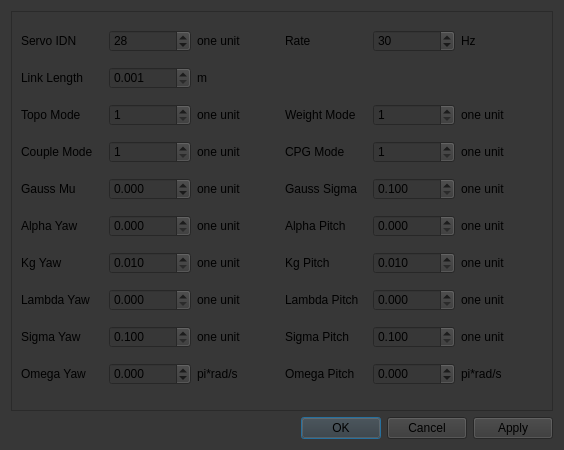
<?xml version="1.0" encoding="UTF-8"?>
<ui version="4.0">
 <class>DialogParamControl</class>
 <widget class="QDialog" name="DialogParamControl">
  <property name="geometry">
   <rect>
    <x>0</x>
    <y>0</y>
    <width>564</width>
    <height>450</height>
   </rect>
  </property>
  <property name="font">
   <font>
    <pointsize>12</pointsize>
   </font>
  </property>
  <property name="windowTitle">
   <string>Parameter Control  </string>
  </property>
  <property name="styleSheet">
   <string notr="true">background-color: rgb(55, 55, 55);</string>
  </property>
  <layout class="QVBoxLayout" name="verticalLayout">
   <item>
    <widget class="QFrame" name="frame">
     <property name="frameShape">
      <enum>QFrame::StyledPanel</enum>
     </property>
     <property name="frameShadow">
      <enum>QFrame::Raised</enum>
     </property>
     <layout class="QGridLayout" name="gridLayout_3">
      <item row="2" column="4">
       <widget class="QSpinBox" name="spinBox_weight_mode">
        <property name="minimum">
         <number>1</number>
        </property>
        <property name="maximum">
         <number>2</number>
        </property>
       </widget>
      </item>
      <item row="5" column="2">
       <widget class="QLabel" name="label_alpha_yaw_unit">
        <property name="text">
         <string>one unit</string>
        </property>
       </widget>
      </item>
      <item row="6" column="4">
       <widget class="QDoubleSpinBox" name="doubleSpinBox_kg_pitch">
        <property name="decimals">
         <number>3</number>
        </property>
        <property name="minimum">
         <double>0.010000000000000</double>
        </property>
        <property name="maximum">
         <double>10.000000000000000</double>
        </property>
       </widget>
      </item>
      <item row="4" column="5">
       <widget class="QLabel" name="label_gauss_sigma_unit">
        <property name="text">
         <string>one unit</string>
        </property>
       </widget>
      </item>
      <item row="5" column="0">
       <widget class="QLabel" name="label_alpha_yaw">
        <property name="text">
         <string>Alpha Yaw</string>
        </property>
       </widget>
      </item>
      <item row="7" column="0">
       <widget class="QLabel" name="label_lambda_yaw">
        <property name="text">
         <string>Lambda Yaw</string>
        </property>
       </widget>
      </item>
      <item row="2" column="3">
       <widget class="QLabel" name="label_weight_mode">
        <property name="text">
         <string>Weight Mode</string>
        </property>
       </widget>
      </item>
      <item row="9" column="0">
       <widget class="QLabel" name="label_omega_yaw">
        <property name="text">
         <string>Omega Yaw</string>
        </property>
       </widget>
      </item>
      <item row="5" column="1">
       <widget class="QDoubleSpinBox" name="doubleSpinBox_alpha_yaw">
        <property name="decimals">
         <number>3</number>
        </property>
        <property name="maximum">
         <double>10.000000000000000</double>
        </property>
       </widget>
      </item>
      <item row="9" column="5">
       <widget class="QLabel" name="label_omega_pitch_unit">
        <property name="text">
         <string>pi*rad/s</string>
        </property>
       </widget>
      </item>
      <item row="0" column="2">
       <widget class="QLabel" name="label_servo_idn_unit">
        <property name="text">
         <string>one unit</string>
        </property>
       </widget>
      </item>
      <item row="7" column="5">
       <widget class="QLabel" name="label_lambda_pitch_unit">
        <property name="text">
         <string>one unit</string>
        </property>
       </widget>
      </item>
      <item row="8" column="1">
       <widget class="QDoubleSpinBox" name="doubleSpinBox_sigma_yaw">
        <property name="decimals">
         <number>3</number>
        </property>
        <property name="minimum">
         <double>0.100000000000000</double>
        </property>
        <property name="maximum">
         <double>4.000000000000000</double>
        </property>
        <property name="singleStep">
         <double>0.100000000000000</double>
        </property>
       </widget>
      </item>
      <item row="5" column="3">
       <widget class="QLabel" name="label_alpha_pitch">
        <property name="text">
         <string>Alpha Pitch</string>
        </property>
       </widget>
      </item>
      <item row="7" column="4">
       <widget class="QDoubleSpinBox" name="doubleSpinBox_lambda_pitch">
        <property name="decimals">
         <number>3</number>
        </property>
        <property name="maximum">
         <double>100.000000000000000</double>
        </property>
        <property name="singleStep">
         <double>0.100000000000000</double>
        </property>
       </widget>
      </item>
      <item row="4" column="4">
       <widget class="QDoubleSpinBox" name="doubleSpinBox_gauss_sigma">
        <property name="decimals">
         <number>3</number>
        </property>
        <property name="minimum">
         <double>0.100000000000000</double>
        </property>
        <property name="maximum">
         <double>10.000000000000000</double>
        </property>
       </widget>
      </item>
      <item row="5" column="5">
       <widget class="QLabel" name="label_alpha_pitch_unit">
        <property name="text">
         <string>one unit</string>
        </property>
       </widget>
      </item>
      <item row="6" column="5">
       <widget class="QLabel" name="label_kg_pitch_unit">
        <property name="text">
         <string>one unit</string>
        </property>
       </widget>
      </item>
      <item row="5" column="4">
       <widget class="QDoubleSpinBox" name="doubleSpinBox_alpha_pitch">
        <property name="decimals">
         <number>3</number>
        </property>
        <property name="maximum">
         <double>10.000000000000000</double>
        </property>
       </widget>
      </item>
      <item row="6" column="3">
       <widget class="QLabel" name="label_kg_pitch">
        <property name="text">
         <string>Kg Pitch</string>
        </property>
       </widget>
      </item>
      <item row="6" column="0">
       <widget class="QLabel" name="label_kg_yaw">
        <property name="text">
         <string>Kg Yaw</string>
        </property>
       </widget>
      </item>
      <item row="7" column="1">
       <widget class="QDoubleSpinBox" name="doubleSpinBox_lambda_yaw">
        <property name="decimals">
         <number>3</number>
        </property>
        <property name="maximum">
         <double>100.000000000000000</double>
        </property>
        <property name="singleStep">
         <double>0.100000000000000</double>
        </property>
       </widget>
      </item>
      <item row="4" column="1">
       <widget class="QDoubleSpinBox" name="doubleSpinBox_gauss_mu">
        <property name="decimals">
         <number>3</number>
        </property>
        <property name="minimum">
         <double>-15.000000000000000</double>
        </property>
        <property name="maximum">
         <double>15.000000000000000</double>
        </property>
       </widget>
      </item>
      <item row="6" column="1">
       <widget class="QDoubleSpinBox" name="doubleSpinBox_kg_yaw">
        <property name="decimals">
         <number>3</number>
        </property>
        <property name="minimum">
         <double>0.010000000000000</double>
        </property>
        <property name="maximum">
         <double>10.000000000000000</double>
        </property>
       </widget>
      </item>
      <item row="4" column="2">
       <widget class="QLabel" name="label_gauss_mu_unit">
        <property name="text">
         <string>one unit</string>
        </property>
       </widget>
      </item>
      <item row="2" column="5">
       <widget class="QLabel" name="label_weight_mode_unit">
        <property name="text">
         <string>one unit</string>
        </property>
       </widget>
      </item>
      <item row="9" column="3">
       <widget class="QLabel" name="label_omega_pitch">
        <property name="text">
         <string>Omega Pitch</string>
        </property>
       </widget>
      </item>
      <item row="2" column="0">
       <widget class="QLabel" name="label_topo_mode">
        <property name="text">
         <string>Topo Mode</string>
        </property>
       </widget>
      </item>
      <item row="8" column="4">
       <widget class="QDoubleSpinBox" name="doubleSpinBox_sigma_pitch">
        <property name="decimals">
         <number>3</number>
        </property>
        <property name="minimum">
         <double>0.100000000000000</double>
        </property>
        <property name="maximum">
         <double>4.000000000000000</double>
        </property>
        <property name="singleStep">
         <double>0.100000000000000</double>
        </property>
       </widget>
      </item>
      <item row="8" column="2">
       <widget class="QLabel" name="label_sigma_yaw_unit">
        <property name="text">
         <string>one unit</string>
        </property>
       </widget>
      </item>
      <item row="9" column="1">
       <widget class="QDoubleSpinBox" name="doubleSpinBox_omega_yaw">
        <property name="decimals">
         <number>3</number>
        </property>
        <property name="minimum">
         <double>-3.000000000000000</double>
        </property>
        <property name="maximum">
         <double>3.000000000000000</double>
        </property>
        <property name="singleStep">
         <double>0.100000000000000</double>
        </property>
       </widget>
      </item>
      <item row="1" column="1">
       <widget class="QDoubleSpinBox" name="doubleSpinBox_link_length">
        <property name="decimals">
         <number>3</number>
        </property>
        <property name="minimum">
         <double>0.001000000000000</double>
        </property>
        <property name="maximum">
         <double>0.500000000000000</double>
        </property>
        <property name="singleStep">
         <double>0.010000000000000</double>
        </property>
       </widget>
      </item>
      <item row="9" column="2">
       <widget class="QLabel" name="label_omega_yaw_unit">
        <property name="text">
         <string>pi*rad/s</string>
        </property>
       </widget>
      </item>
      <item row="0" column="5">
       <widget class="QLabel" name="label_rate_unit">
        <property name="text">
         <string>Hz</string>
        </property>
       </widget>
      </item>
      <item row="1" column="2">
       <widget class="QLabel" name="label_link_length_unit">
        <property name="text">
         <string>m</string>
        </property>
       </widget>
      </item>
      <item row="2" column="2">
       <widget class="QLabel" name="label_topo_mode_unit">
        <property name="text">
         <string>one unit</string>
        </property>
       </widget>
      </item>
      <item row="8" column="3">
       <widget class="QLabel" name="label_sigma_pitch">
        <property name="text">
         <string>Sigma Pitch</string>
        </property>
       </widget>
      </item>
      <item row="1" column="0">
       <widget class="QLabel" name="label_link_length">
        <property name="text">
         <string>Link Length</string>
        </property>
       </widget>
      </item>
      <item row="2" column="1">
       <widget class="QSpinBox" name="spinBox_topo_mode">
        <property name="minimum">
         <number>1</number>
        </property>
        <property name="maximum">
         <number>7</number>
        </property>
       </widget>
      </item>
      <item row="4" column="0">
       <widget class="QLabel" name="label_gauss_mu">
        <property name="text">
         <string>Gauss Mu</string>
        </property>
       </widget>
      </item>
      <item row="9" column="4">
       <widget class="QDoubleSpinBox" name="doubleSpinBox_omega_pitch">
        <property name="decimals">
         <number>3</number>
        </property>
        <property name="minimum">
         <double>-3.000000000000000</double>
        </property>
        <property name="maximum">
         <double>3.000000000000000</double>
        </property>
        <property name="singleStep">
         <double>0.100000000000000</double>
        </property>
       </widget>
      </item>
      <item row="0" column="0">
       <widget class="QLabel" name="label_servo_idn">
        <property name="text">
         <string>Servo IDN</string>
        </property>
       </widget>
      </item>
      <item row="0" column="1">
       <widget class="QSpinBox" name="spinBox_servo_idn">
        <property name="minimum">
         <number>2</number>
        </property>
        <property name="maximum">
         <number>100</number>
        </property>
        <property name="singleStep">
         <number>2</number>
        </property>
        <property name="value">
         <number>28</number>
        </property>
       </widget>
      </item>
      <item row="0" column="4">
       <widget class="QSpinBox" name="spinBox_rate">
        <property name="minimum">
         <number>0</number>
        </property>
        <property name="maximum">
         <number>100</number>
        </property>
        <property name="singleStep">
         <number>5</number>
        </property>
        <property name="value">
         <number>30</number>
        </property>
       </widget>
      </item>
      <item row="7" column="3">
       <widget class="QLabel" name="label_lambda_pitch">
        <property name="text">
         <string>Lambda Pitch</string>
        </property>
       </widget>
      </item>
      <item row="6" column="2">
       <widget class="QLabel" name="label_kg_yaw_unit">
        <property name="text">
         <string>one unit</string>
        </property>
       </widget>
      </item>
      <item row="8" column="0">
       <widget class="QLabel" name="label_sigma_yaw">
        <property name="text">
         <string>Sigma Yaw</string>
        </property>
       </widget>
      </item>
      <item row="0" column="3">
       <widget class="QLabel" name="label_rate">
        <property name="text">
         <string>Rate</string>
        </property>
       </widget>
      </item>
      <item row="7" column="2">
       <widget class="QLabel" name="label_lambda_yaw_unit">
        <property name="text">
         <string>one unit</string>
        </property>
       </widget>
      </item>
      <item row="8" column="5">
       <widget class="QLabel" name="label_sigma_pitch_unit">
        <property name="text">
         <string>one unit</string>
        </property>
       </widget>
      </item>
      <item row="4" column="3">
       <widget class="QLabel" name="label_gauss_sigma">
        <property name="text">
         <string>Gauss Sigma</string>
        </property>
       </widget>
      </item>
      <item row="3" column="0">
       <widget class="QLabel" name="label_couple_mode">
        <property name="text">
         <string>Couple Mode</string>
        </property>
       </widget>
      </item>
      <item row="3" column="1">
       <widget class="QSpinBox" name="spinBox_couple_mode">
        <property name="minimum">
         <number>1</number>
        </property>
        <property name="maximum">
         <number>2</number>
        </property>
       </widget>
      </item>
      <item row="3" column="2">
       <widget class="QLabel" name="label_couple_mode_unit">
        <property name="text">
         <string>one unit</string>
        </property>
       </widget>
      </item>
      <item row="3" column="3">
       <widget class="QLabel" name="label_cpg_mode">
        <property name="text">
         <string>CPG Mode</string>
        </property>
       </widget>
      </item>
      <item row="3" column="5">
       <widget class="QLabel" name="label_cpg_mode_unit">
        <property name="text">
         <string>one unit</string>
        </property>
       </widget>
      </item>
      <item row="3" column="4">
       <widget class="QSpinBox" name="spinBox_cpg_mode">
        <property name="minimum">
         <number>1</number>
        </property>
        <property name="maximum">
         <number>2</number>
        </property>
       </widget>
      </item>
     </layout>
    </widget>
   </item>
   <item>
    <widget class="QDialogButtonBox" name="buttonBox">
     <property name="orientation">
      <enum>Qt::Horizontal</enum>
     </property>
     <property name="standardButtons">
      <set>QDialogButtonBox::Apply|QDialogButtonBox::Cancel|QDialogButtonBox::Ok</set>
     </property>
    </widget>
   </item>
  </layout>
 </widget>
 <resources/>
 <connections>
  <connection>
   <sender>buttonBox</sender>
   <signal>accepted()</signal>
   <receiver>DialogParamControl</receiver>
   <slot>accept()</slot>
   <hints>
    <hint type="sourcelabel">
     <x>248</x>
     <y>254</y>
    </hint>
    <hint type="destinationlabel">
     <x>157</x>
     <y>274</y>
    </hint>
   </hints>
  </connection>
  <connection>
   <sender>buttonBox</sender>
   <signal>rejected()</signal>
   <receiver>DialogParamControl</receiver>
   <slot>reject()</slot>
   <hints>
    <hint type="sourcelabel">
     <x>316</x>
     <y>260</y>
    </hint>
    <hint type="destinationlabel">
     <x>286</x>
     <y>274</y>
    </hint>
   </hints>
  </connection>
 </connections>
</ui>
